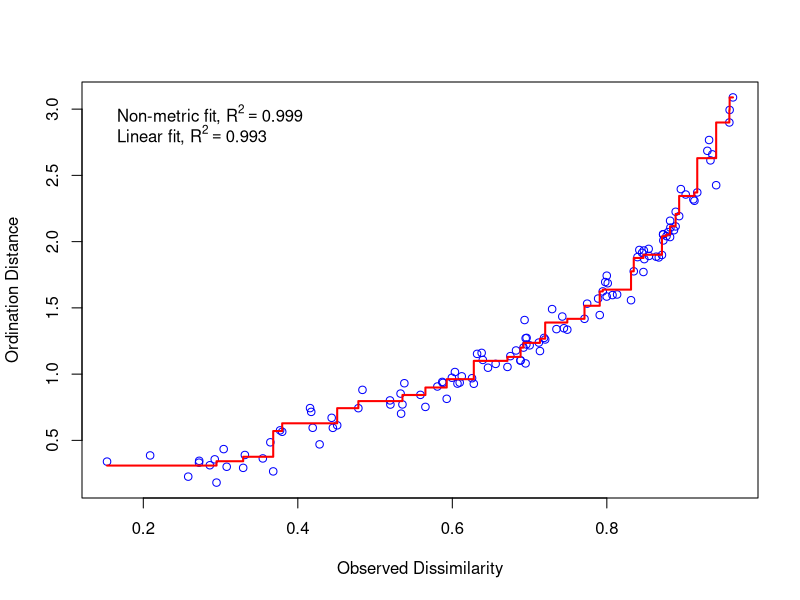
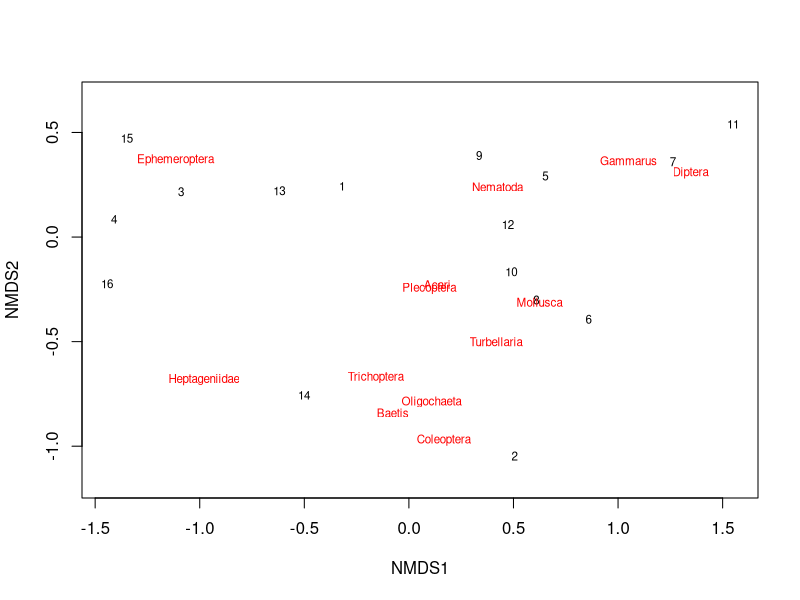
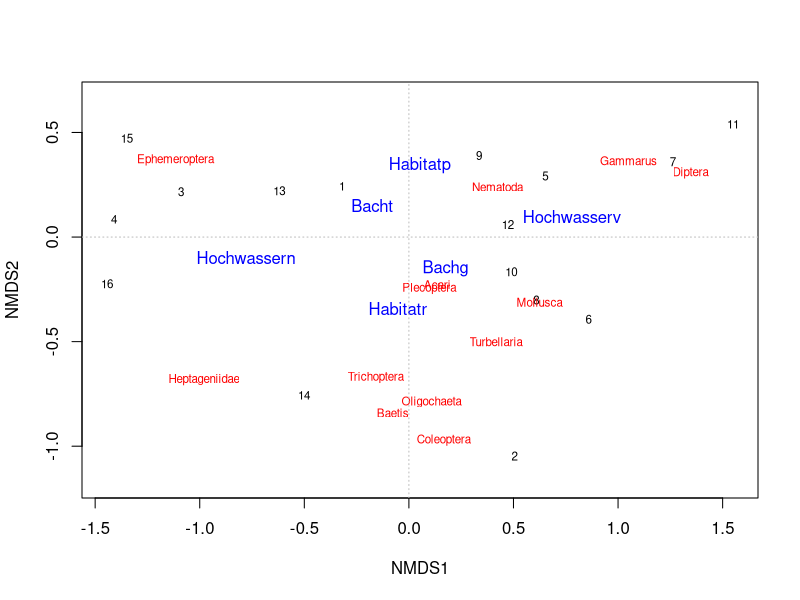
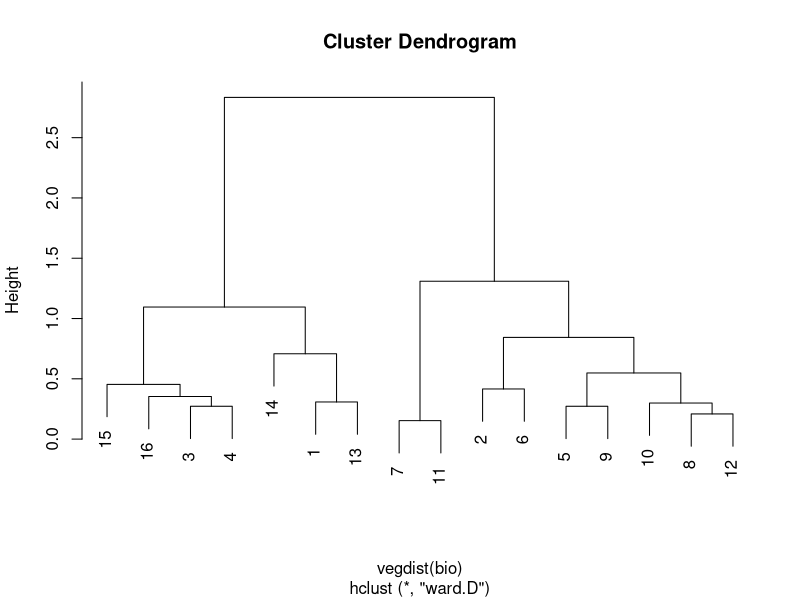
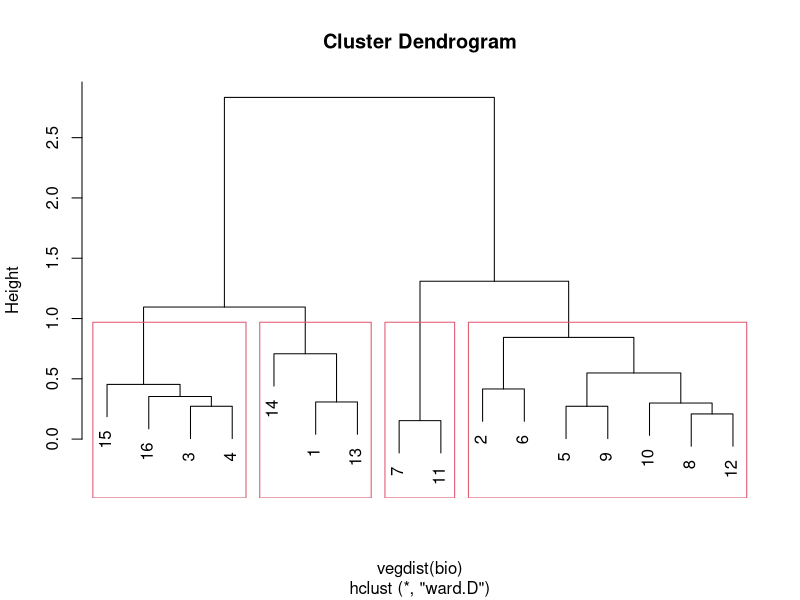
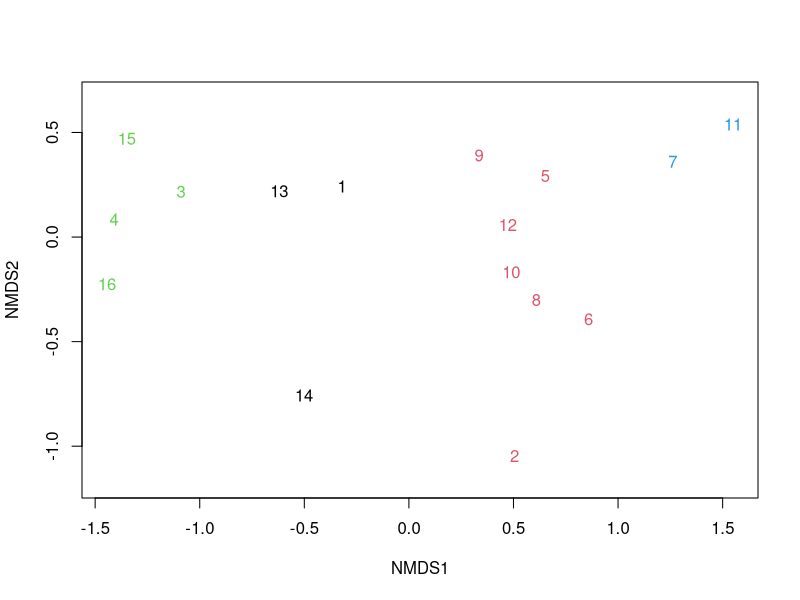
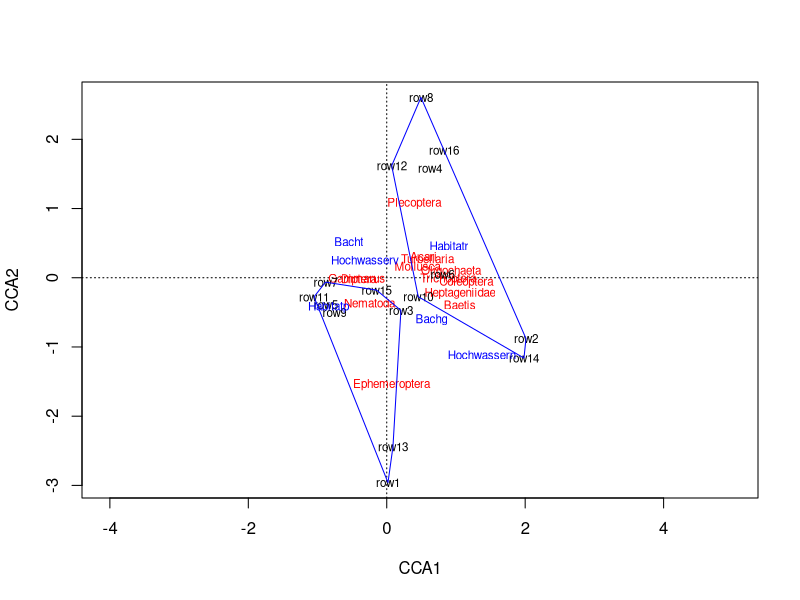
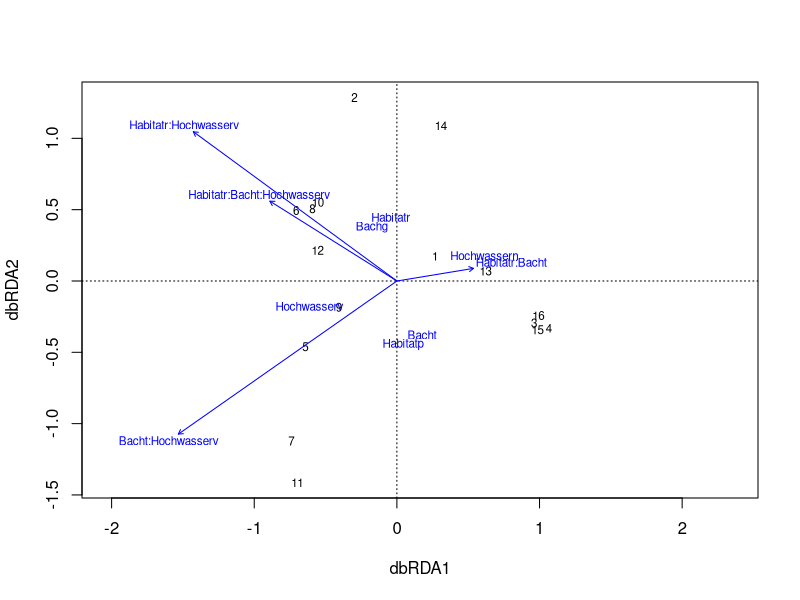

These figures' R source, in order:
## ---- chunk 1
#knitr::opts_chunk$set(eval = TRUE, echo = TRUE)
knitr::opts_chunk$set(eval = FALSE, echo = TRUE)
## ---- chunk 2
library("dplyr")
library("vegan")
dat <- read.csv("gauernitz.csv")

## assign rownames to dataframe
row.names(dat) <- dat$site

## separate into two matrices, bio und env
env <- dat |> select(Habitat, Bach, Hochwasser)
bio <- dat |> select(Mollusca, Diptera, Baetis, Plecoptera, Coleoptera,
             Turbellaria, Heptageniidae, Ephemeroptera, Gammarus,
             Trichoptera, Acari, Nematoda, Oligochaeta)
## ---- chunk 3
mds <- metaMDS(bio, distance = "bray", autotransform = FALSE)
mds
stressplot(mds)
## ---- chunk 4
plot(mds, type = "t")
## ---- chunk 5
## fit environmental factors and perform a permutations-test
efit <- envfit(mds ~ Hochwasser + Bach + Habitat, env, permu = 999)
efit
## ---- chunk 6
plot(mds, type = "t")
plot(efit, add = TRUE)
abline(h=0, col="grey", lty="dotted")
abline(v=0, col="grey", lty="dotted")
## ---- chunk 7
hc <- hclust(vegdist(bio), method="ward.D")
plot(hc)
## ---- chunk 8
plot(hc)
rect.hclust(hc, 4)
grp <- cutree(hc, 4)  # assign observations to 4 groups
grp
## ---- chunk 9
plot(mds, type = "n")
text(mds$points, row.names(bio), col = grp)

## optional: show cluster tree
#ordicluster(mds, hc, col="blue")
## ---- chunk 10
cc <- cca(bio ~ Habitat + Bach + Hochwasser, data = env)
#cc <- cca(bio ~ ., data = env) # same. The . means all from env
cc # print Eigenvalues
plot(cc)
ordihull(cc, env$Habitat, col = "blue")   # or: ordispider, ordiellipse ...
## ---- chunk 11
## Resampling-ANOVAs of the CCA
anova(cc)
anova(cc, by = "terms") # most useful
anova(cc, by = "axis")

## Model selection to find the optimal model
step(cc)
## ---- chunk 12
dist <- vegdist(bio, method = "bray")

adonis2(dist ~ Hochwasser * Habitat * Bach, data=dat)

## Comparison with and without strata
adonis2(dist ~ Hochwasser * Bach, strata = env$Habitat, data=dat)
adonis2(dist ~ Hochwasser * Bach, data=dat)
## ---- chunk 13
## =========================================================================
## dbRDA, supports arbitrary dissimilarity measures
## =========================================================================

dbr <- dbrda(dist ~ Habitat * Bach * Hochwasser, data = env, distance="bray")
dbr
anova(dbr, by="terms", permutations=3999)
#summary(dbr)
plot(dbr)

## =========================================================================
## partial CCA: elimination of covariates
## =========================================================================
pcc <- cca(bio ~ Hochwasser + Bach + Condition(Habitat), data = env)
pcc
plot(pcc)


## =========================================================================
## partial dbRDA
## =========================================================================
dbrc <- dbrda(bio ~ Hochwasser + Bach + Condition(Habitat), 
              data = env, distance = "bray")
dbrc
plot(dbrc)
## ---- chunk 14
dbr  <- dbrda(bio ~ Hochwasser + Bach + Habitat, 
              data = env, distance="bray")
pdbr <- dbrda(bio ~ Hochwasser + Bach + Condition(Habitat), 
              data = env, distance="bray")

proc <- procrustes(dbr, pdbr)
plot(proc, type = "t")
protest(dbr, pdbr)
## ---- chunk 15
barplot(bio$Mollusca, names.arg=dat$Site, horiz=TRUE, las=1)
barplot(diversity(bio, index="simpson"), names.arg=dat$Site, horiz=TRUE, las=1)
